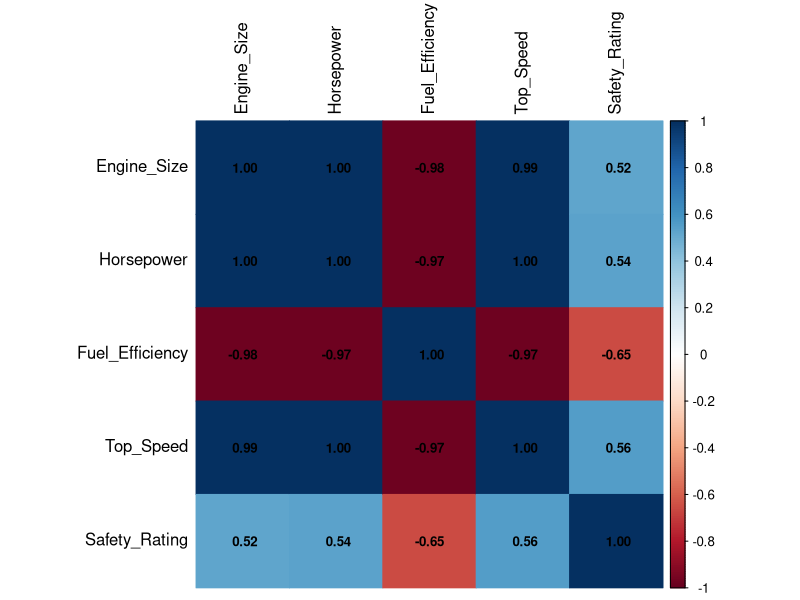

The R script that drew this image:
# Install packages (Run only once)
install.packages("corrplot")

# Load library
library(corrplot)

# Create Dataset
vehicle <- data.frame(
  Engine_Size = c(1.5,2.0,3.0,2.5,1.8),
  Horsepower = c(110,150,250,200,130),
  Fuel_Efficiency = c(18,15,12,14,17),
  Top_Speed = c(180,200,250,220,190),
  Safety_Rating = c(4,5,5,4,3)
)

# Correlation Matrix
cor_matrix <- cor(vehicle)

# Heatmap
corrplot(
  cor_matrix,
  method = "color",
  addCoef.col = "black",
  tl.col = "black",
  number.cex = 0.8
)
